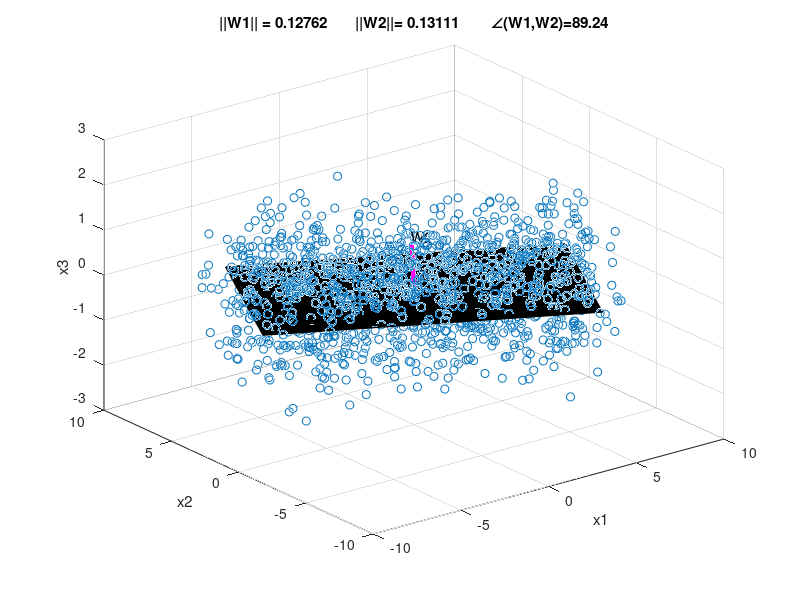

Recreate this plot in MATLAB. (Note: this script raises an error after producing the figure.)

%background
% X- matrice that each colum represents input
% M - matrice including 4 vectors representing the original corners

% Neriya Mizrahi (315711697)
% Yair Lahad (205493018)

 
clear; close all; clc;

%% Get the data
load PCA_data;

% Training parameteres
eta         = 1e-3;	% learning rate
W = rand(2,3)*0.1;	% Weights_mat structure
n_epochs    = 100;	% number of training epochs


% setting variables
alfa = acosd(W(1,:)*W(2,:)'/norm(W(1,:))*norm(W(2,:))); %angle between vectors
yLen=2;
y=zeros(yLen,1); % output vector

%% Setting plot
figure(1)
scatter3(X(1,:),X(2,:),X(3,:),'b.') %plotting inputs
grid on
hold on
plot3([10*W(1,1),0],[10*W(1,2),0],[10*W(1,3),0],'r','LineWidth',3) %first eigenVector
plot3([10*W(2,1),0],[10*W(2,2),0],[10*W(2,3),0],'m','LineWidth',3) %second eigenVector
% Headlines and plot text description
title(['||W1|| = ' num2str(norm(W(1,:))) '       ||W2||= ' num2str(norm(W(2,:)))   '        \angle(W1,W2)='  num2str(alfa)])
text(11.5*W(1,1),11.5*W(1,2),11.5*W(1,3),'W1')
text(12*W(2,1),12*W(2,2),12*W(2,3),'W2')
xlabel('x1'), ylabel('x2'),zlabel('x3')
% fitting M borders
c=M(:,1); 
M(:,1)=M(:,2);
M(:,2)=c;
rec = fill3(M(1,:),M(2,:),M(3,:),'k');
alpha(rec,0.3) 
hold off
pause(0.3)

%% Sanger rule
for epoch= 1:n_epochs
    %looping input examples
    for i=1:size(X,2) 
        dw = zeros(3,2);
        sum = zeros(3,1);
        y=W*X(:,i); %updating output
        % looping output neurons
        for l=1:size(y,1)
              sum = sum + y(l,:)*W(l,:)';
              dw(:,l)=(eta/epoch)*y(l,:)*((X(:,i)-sum)); % updating learning rule
        end
        W = W + dw';     %updates weights
    end
    x_hat = y(l,:)*W(l,:)'; % reconstruction input
    alfa = acosd(W(1,:)*W(2,:)'/norm(W(1,:))*norm(W(2,:))); %angle between eigenVectors

%% Plotting
figure(1)
scatter3(X(1,:),X(2,:),X(3,:),'b.')
grid on
hold on
plot3([10*W(1,1),0],[10*W(1,2),0],[10*W(1,3),0],'r','LineWidth',3)  %first eigenVector
plot3([10*W(2,1),0],[10*W(2,2),0],[10*W(2,3),0],'m','LineWidth',3)  %second eigenVector
% Headlines and plot text description
xlabel('x1'),ylabel('x2'),zlabel('x3')
text(11*W(1,1),11*W(1,2),11*W(1,3),'W1')
text(12*W(2,1),12*W(2,2),12*W(2,3),'W2')
title(['||W1|| = ' num2str(norm(W(1,:))) '       ||W2||= ' num2str(norm(W(2,:)))   '         \angle(W1,W2)=' num2str(alfa)])
% fitting M borders
rec = fill3(M(1,:),M(2,:),M(3,:),'k');
alpha(rec,0.3) 
hold off
pause(0.01)
end

